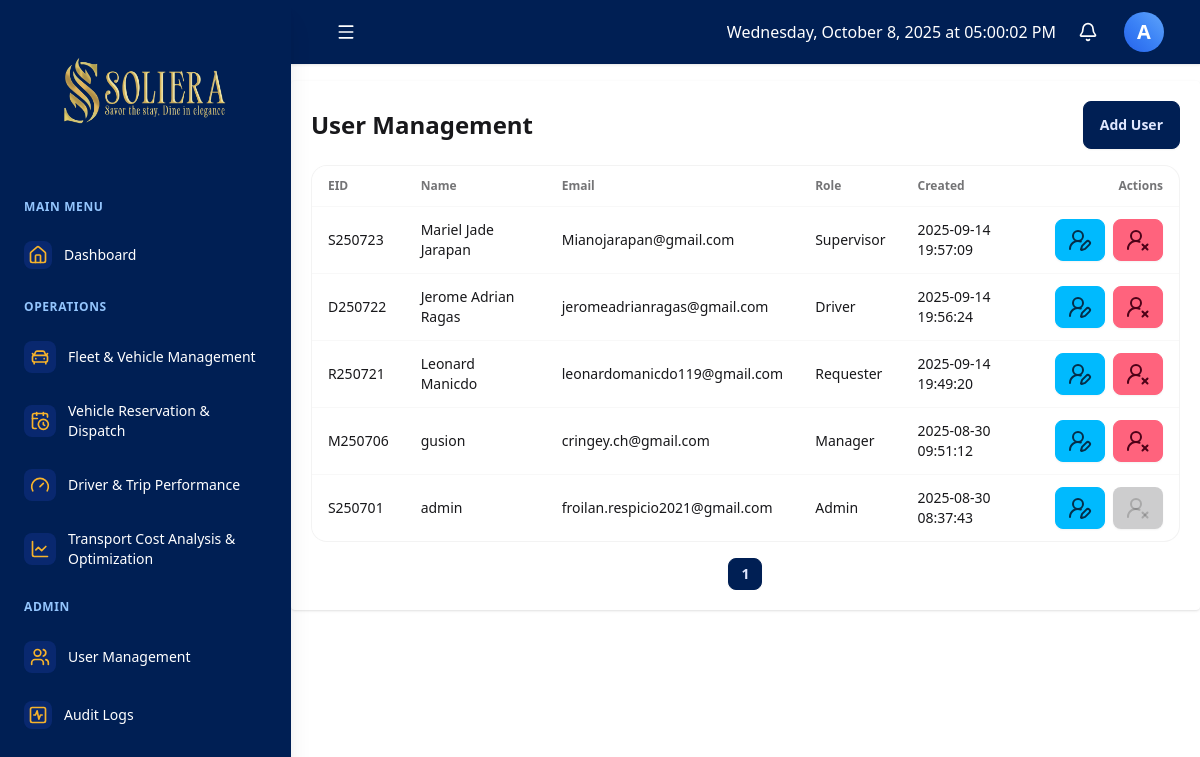
The page /dashboard.php?module=user_management (signed in) on the database as committed earlier.
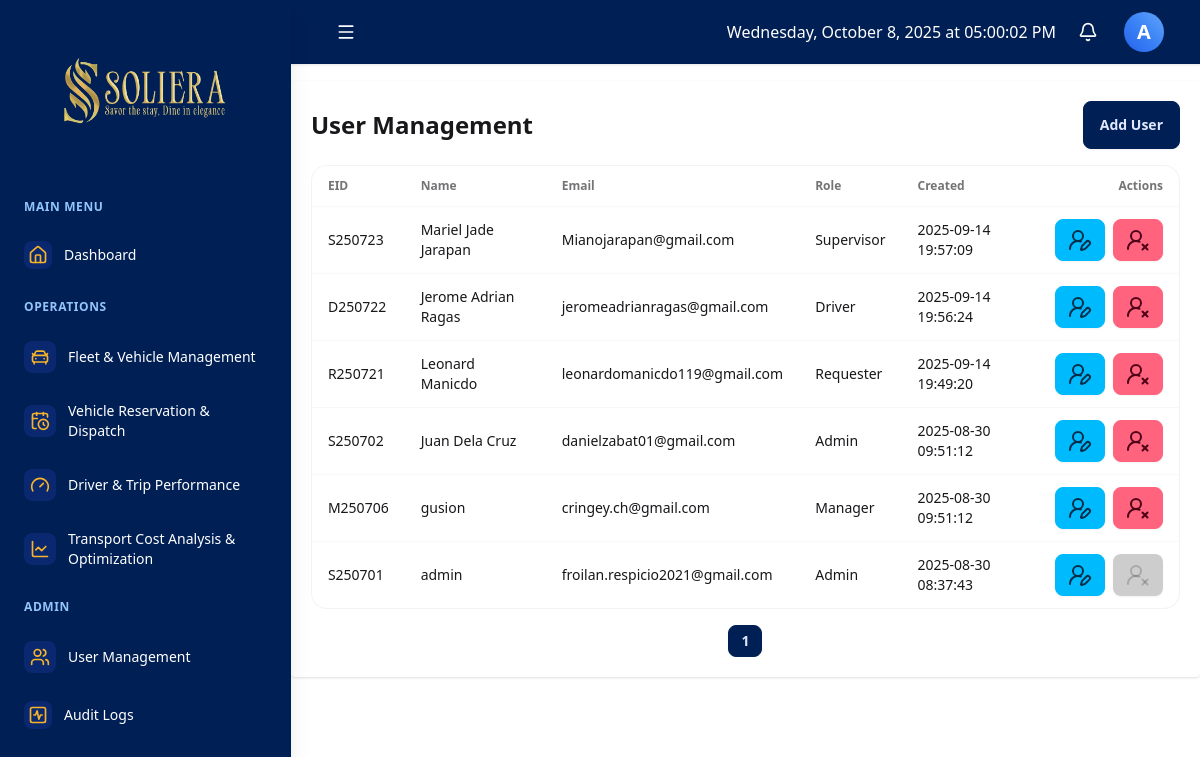
The same page on the database as committed later.
### tables this page shows
CREATE TABLE `users` (
  `id` int(11) NOT NULL,
  `eid` varchar(100) NOT NULL,
  `full_name` varchar(255) NOT NULL,
  `email` varchar(150) NOT NULL,
  `password` varchar(255) NOT NULL,
  `role` enum('admin','requester','driver','staff','manager','supervisor') NOT NULL DEFAULT 'staff',
  `created_at` timestamp NOT NULL DEFAULT current_timestamp()
);

### modules/user_management.php (the view, shortened to what this page needs)
<?php
require_once __DIR__ . '/../includes/db.php';
function user_management_logic($baseURL)
{
    global $conn;
    $limit = 10;
    $page = isset($_GET['page']) ? max(1, intval($_GET['page'])) : 1;
    $offset = ($page - 1) * $limit;
    $stmt = $conn->prepare("
        SELECT
            u.id,
            u.eid,
            u.full_name,
            u.email,
            u.role,
            u.created_at,
            d.license_number
        FROM users u
        LEFT JOIN drivers d ON u.eid = d.eid
        ORDER BY u.created_at DESC
        LIMIT ? OFFSET ?
    ");
    $stmt->bind_param("ii", $limit, $offset);
    $stmt->execute();
    $result = $stmt->get_result();
}
function user_management_view($baseURL)
{
    $users   = $GLOBALS['um_users'] ?? [];
    $page    = $GLOBALS['um_page'] ?? 1;
    $total_pages = $GLOBALS['um_total_pages'] ?? 1;
?>
    <div class="overflow-x-auto w-auto">
        <div class="flex flex-col md:flex-row items-start md:items-center justify-between mb-4 gap-2">
            <h2 class="text-xl md:text-2xl font-bold">User Management</h2>
            <button onclick="addUserModal.showModal()" class="btn btn-primary">Add User</button>
        </div>
        <div class="overflow-x-auto rounded-box border border-base-content/5 bg-base-100">
            <table class="table w-full">
                <thead>
                    <tr>
                        <th class="sticky left-0 bg-base-100 z-10">EID</th>
                        <th>Name</th>
                        <th>Email</th>
                        <th>Role</th>
                        <th>Created</th>
                        <th class="text-right">Actions</th>
                    </tr>
                </thead>
                <tbody>
                    <?php foreach ($users as $u): ?>
                        <tr>
                            <td class="sticky left-0 bg-base-100 z-10"><?= htmlspecialchars($u['eid']) ?></td>
                            <td><?= htmlspecialchars($u['full_name']) ?></td>
                            <td><?= htmlspecialchars($u['email']) ?></td>
                            <td><?= htmlspecialchars(ucfirst($u['role'])) ?></td>
                            <td><?= htmlspecialchars($u['created_at']) ?></td>
                            <td class="text-right">
                                <div class="flex flex-wrap md:flex-nowrap items-center justify-end gap-2">
                                    <button class="btn btn-info btn-sm py-5 flex content-center"
                                        onclick="openEditModal(<?= htmlspecialchars(json_encode([
                                                                    'id' => $u['id'],
                                                                    'full_name' => $u['full_name'],
                                                                    'license_number' => $u['license_number'] ?? '',
                                                                    'email' => $u['email'],
                                                                    'role' => $u['role']
                                                                ]), ENT_QUOTES, 'UTF-8') ?>)">
                                        <i data-lucide="user-round-pen"></i>
                                    </button>
                                    <?php if ((int)$u['id'] !== (int)($_SESSION['user_id'] ?? 0)): ?>
                                        <button class="btn btn-error btn-sm py-5 flex content-center"
                                            onclick="openDeleteModal(<?= htmlspecialchars(json_encode([
                                                                            'id' => $u['id'],
                                                                            'full_name' => $u['full_name']
                                                                        ]), ENT_QUOTES, 'UTF-8') ?>)">
                                            <i data-lucide="user-round-x"></i>
                                        </button>
                                    <?php else: ?>
                                        <button class="btn btn-error btn-sm py-5 flex content-center btn-disabled" disabled>
                                            <i data-lucide="user-round-x"></i>
                                        </button>
                                    <?php endif; ?>
                                </div>
                            </td>
                        </tr>
                    <?php endforeach; ?>
                </tbody>
            </table>
        </div>
        <div class="flex justify-center mt-4 gap-2 join">
            <?php for ($i = 1; $i <= $total_pages; $i++): ?>
                <a href="<?= $baseURL ?>&page=<?= $i ?>"
                    class="join-item btn btn-sm <?= $i == $page ? 'btn-primary' : '' ?>">
                    <?= $i ?>
                </a>
            <?php endfor; ?>
        </div>
    </div>
    </div>
    </div>
<?php
}

### dashboard.php (shortened to what this page needs)
<?php
$full_name = $_SESSION['full_name'];
$role = $_SESSION['role'];
$module = $_GET['module'] ?? 'dashboard';
$baseURL = 'dashboard.php?module=' . $module;
$moduleFile = __DIR__ . "/modules/{$module}.php";
if ($module === 'dashboard') {
  if (in_array($role, ['admin', 'manager', 'supervisor', 'manager'])) {
    $dashboard_include = __DIR__ . '/includes/dashboard_admin.php';
  } else {
    $dashboard_include = __DIR__ . '/includes/dashboard_user.php';
  }
} else if (file_exists($moduleFile)) {
  if (function_exists("{$module}_logic")) {
    call_user_func("{$module}_logic", $baseURL);
  }
}
?>
<!DOCTYPE html>
<html lang="en">
<head>
  <link href="https://cdn.jsdelivr.net/npm/daisyui@4.0.0/dist/full.css" rel="stylesheet" type="text/css" />
  <link rel="stylesheet" href="https://cdnjs.cloudflare.com/ajax/libs/font-awesome/6.4.0/css/all.min.css" />
  <link rel="stylesheet" href="./css/style.css" />
</head>
<body class="min-h-screen flex w-full">
  <?php include 'includes/sidebar.php'; ?>
  <div class="flex flex-col w-full">
    <?php include 'includes/navbar.php'; ?>
    <div class="">
      <div class="card mt-4 shadow rounded">
        <main class="card-body flex-1 p-5">
          <?php
          if ($module === 'dashboard') {
            include $dashboard_include;
          } else if ($module === 'audit_log' && function_exists('audit_log_view')) {
            audit_log_view();
          } else if (function_exists("{$module}_view")) {
            call_user_func("{$module}_view", $baseURL);
          }
          ?>
      </div>
  <script src="https://cdn.tailwindcss.com"></script>
</body>
</html>

### includes/sidebar.php (shortened to what this page needs)
<div class="bg-[#001f54] pt-5 pb-4 flex flex-col fixed md:relative transition-all duration-300 ease-in-out
shadow-xl transform -translate-x-full md:transform-none md:translate-x-0 z-40 h-screen md:h-auto" id="sidebar">
  <div class="flex flex-col items-center justify-between flex-shrink-0 px-4 mb-6 text-center">
    <h1 class="text-xl font-bold text-white items-center gap-2 px-1 justify-center flex">
      <img id="sidebar-logo" class="hidden" src="images/logo/logofinal.png" alt="">
    </h1>
  </div>
  <div class="flex-1 flex flex-col overflow-y-auto overscroll-contain">
    <nav class="flex-1 px-2 space-y-1">
      <div class="px-4 py-2">
        <span class="text-xs font-semibold uppercase tracking-wider text-blue-300 sidebar-text">Main Menu</span>
      </div>
      <a href="dashboard.php" class="block">
        <div class=" flex items-center px-4 py-3 text-sm font-medium rounded-lg transition-all hover:bg-blue-600/50 text-white group">
          <div class="p-1 rounded-lg bg-blue-800/30 group-hover:bg-blue-700/50 transition-colors">
            <i data-lucide="home" class="w-5 h-5 text-[#F7B32B] group-hover:text-white"></i>
          </div>
          <span class="ml-3 sidebar-text">Dashboard</span>
        </div>
      </a>
      <div class="px-4 py-2 mt-4">
        <span class="text-xs font-semibold uppercase tracking-wider text-blue-300 sidebar-text">Operations</span>
      </div>
      <?php if (in_array($role, ['admin', 'manager', 'supervisor', 'fleet_manager'])): ?>
        <a href="./dashboard.php?module=fvm" class="block">
          <div class="flex items-center px-4 py-3 text-sm font-medium rounded-lg transition-all hover:bg-blue-600/50 text-white group">
            <div class="p-1.5 rounded-lg bg-blue-800/30 group-hover:bg-blue-700/50 transition-colors">
              <i data-lucide="car-front" class="w-5 h-5 text-[#F7B32B] group-hover:text-white"></i>
            </div>
            <span class="ml-3 sidebar-text">Fleet & Vehicle Management</span>
          </div>
        </a>
        <a href="./dashboard.php?module=vrds" class="block">
          <div class="flex items-center px-4 py-3 text-sm font-medium rounded-lg transition-all hover:bg-blue-600/50 text-white group">
            <div class="p-1.5 rounded-lg bg-blue-800/30 group-hover:bg-blue-700/50 transition-colors">
              <i data-lucide="calendar-clock" class="w-5 h-5 text-[#F7B32B] group-hover:text-white"></i>
            </div>
            <span class="ml-3 sidebar-text">Vehicle Reservation & Dispatch</span>
          </div>
        </a>
        <a href="./dashboard.php?module=driver_trip" class="block">
          <div class="flex items-center px-4 py-3 text-sm font-medium rounded-lg transition-all hover:bg-blue-600/50 text-white group">
            <div class="p-1.5 rounded-lg bg-blue-800/30 group-hover:bg-blue-700/50 transition-colors">
              <i data-lucide="gauge" class="w-5 h-5 text-[#F7B32B] group-hover:text-white"></i>
            </div>
            <span class="ml-3 sidebar-text">Driver & Trip Performance</span>
          </div>
        </a>
        <a href="./dashboard.php?module=tcao" class="block">
          <div class="flex items-center px-4 py-3 text-sm font-medium rounded-lg transition-all hover:bg-blue-600/50 text-white group">
            <div class="p-1.5 rounded-lg bg-blue-800/30 group-hover:bg-blue-700/50 transition-colors">
              <i data-lucide="chart-line" class="w-5 h-5 text-[#F7B32B] group-hover:text-white"></i>
            </div>
            <span class="ml-3 sidebar-text">Transport Cost Analysis & Optimization</span>
          </div>
        </a>
      <?php endif; ?>
      <?php if ($_SESSION['role'] === 'admin'): ?>
        <div class="px-4 py-2 mt-4">
          <span class="text-xs font-semibold uppercase tracking-wider text-blue-300 sidebar-text">Admin</span>
        </div>
        <a href="./dashboard.php?module=user_management" class="block">
          <div class="flex items-center px-4 py-3 text-sm font-medium rounded-lg transition-all hover:bg-blue-600/50 text-white group">
            <div class="p-1.5 rounded-lg bg-blue-800/30 group-hover:bg-blue-700/50 transition-colors">
              <i data-lucide="users" class="w-5 h-5 text-[#F7B32B] group-hover:text-white"></i>
            </div>
            <span class="ml-3 sidebar-text">User Management</span>
          </div>
        </a>
        <a href="./dashboard.php?module=audit_log" class="block">
          <div class="flex items-center px-4 py-3 text-sm font-medium rounded-lg transition-all hover:bg-blue-600/50 text-white group">
            <div class="p-1 rounded-lg bg-blue-800/30 group-hover:bg-blue-700/50 transition-colors">
              <i data-lucide="square-activity" class="w-5 h-5 text-[#F7B32B] group-hover:text-white"></i>
            </div>
            <span class="ml-3 sidebar-text">Audit Logs</span>
          </div>
        </a>
      <?php endif; ?>
    </nav>
  </div>
</div>

### includes/navbar.php (shortened to what this page needs)
<header class="bg-[#001f54] shadow-sm z-10 border-b border-base-300 dark:border-gray-700 w-full">
  <div class="px-4 sm:px-6 lg:px-8">
    <div class="flex items-center justify-between h-16">
      <div class="flex items-center">
        <button onclick="toggleSidebar()" class="text-white btn btn-ghost btn-sm  transition-all hover:scale-105">
          <i data-lucide="menu" class="w-5 h-5"></i>
        </button>
      </div>
      <div class="flex items-center gap-4">
        <div class="animate-fadeIn">
          <span id="philippineTime" class="font-medium text-white max-sm:text-xs"></span>
        </div>
        <div class="dropdown dropdown-end">
          <button id="notification-button" tabindex="0" class="btn btn-ghost text-white btn-circle btn-sm relative">
            <i data-lucide="bell" class="w-5 h-5"></i>
          </button>
        </div>
        <div class="dropdown dropdown-end">
          <label tabindex="0" class="btn btn-ghost btn-circle">
            <div class="w-10 h-10 flex items-center justify-center rounded-full bg-gradient-to-tr from-blue-600 via-blue-500 to-blue-400 font-bold">
              <span class="text-center text-xl text-white"><?= strtoupper(substr($full_name, 0, 1)) ?></span>
            </div>
          </label>
        </div>
      </div>
    </div>
  </div>
</header>

### css/theme.css (style rules this page uses)
[data-theme="light"] { color-scheme: light; --b1: 100% 0 0; --b2: 98% 0 0; --b3: 95% 0 0; --bc: 21% 0.006 285.885; --p: 0.2577 0.1035 259.71; --pc: 93% 0.034 272.788; --s: 47% 0.114 61.907; --sc: 96% 0.015 12.422; --a: 77% 0.152 181.912; --ac: 38% 0.063 188.416; --n: 14% 0.005 285.823; --nc: 92% 0.004 286.32; --in: 74% 0.16 232.661; --inc: 29% 0.066 243.157; --su: 76% 0.177 163.223; --suc: 37% 0.077 168.94; --wa: 82% 0.189 84.429; --wac: 41% 0.112 45.904; --er: 71% 0.194 13.428; --erc: 27% 0.105 12.094; }

Rows that differ between the two databases and show on the page:
added users: eid "S250702", full_name "Juan Dela Cruz", email "danielzabat01@gmail.com", role "Admin", created_at "2025-08-30 09:51:12"
